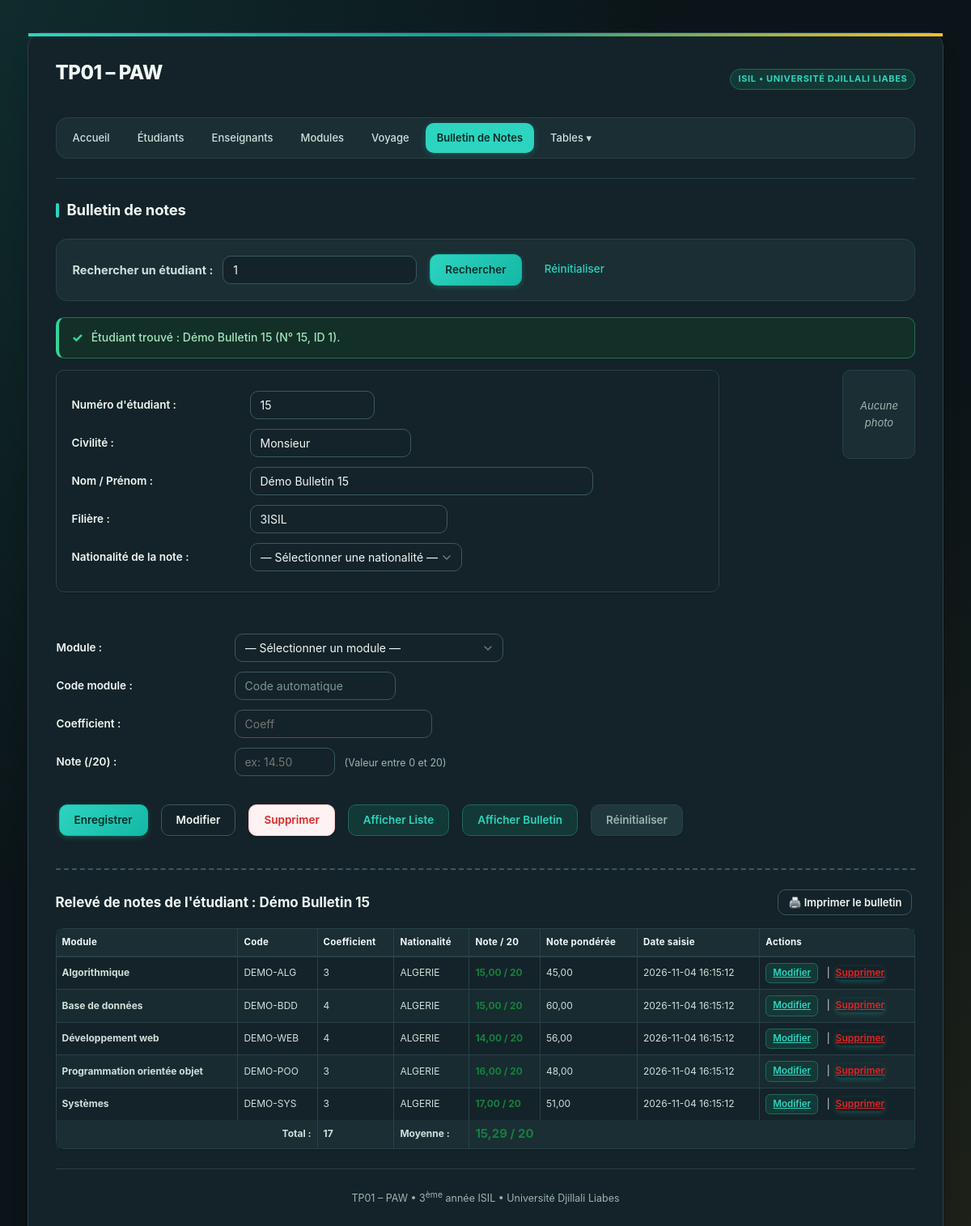
/bulletin/bulletin.php?id=1, run on the app's committed database.
### tables this page shows
CREATE TABLE IF NOT EXISTS personne (
  id               INT AUTO_INCREMENT PRIMARY KEY,
  numero           VARCHAR(10)  NOT NULL,
  civilite         VARCHAR(15)  NOT NULL,
  nom_prenom       VARCHAR(80)  NOT NULL,
  adresse          VARCHAR(150) NOT NULL,
  code_postal      VARCHAR(10)  NOT NULL,
  localite         VARCHAR(60)  NOT NULL,
  pays             VARCHAR(40)  NOT NULL,
  plateformes      VARCHAR(100) DEFAULT '',
  applications     VARCHAR(255) DEFAULT '',
  transport        VARCHAR(20)  NOT NULL DEFAULT '',
  sport            VARCHAR(40)  NOT NULL DEFAULT '',
  activites        VARCHAR(100) NOT NULL DEFAULT '',
  modules          VARCHAR(100) NOT NULL DEFAULT '',
  groupe_sanguin   VARCHAR(10)  NOT NULL DEFAULT '',
  modele_voiture   VARCHAR(150) NOT NULL DEFAULT '',
  filiere          VARCHAR(30)  NOT NULL DEFAULT '',
  nationalite_code VARCHAR(3)   NOT NULL,
  photo            VARCHAR(100) DEFAULT NULL,
   
  CONSTRAINT fk_personne_nationalite
    FOREIGN KEY (nationalite_code) REFERENCES nationalite(code)
    ON UPDATE CASCADE ON DELETE RESTRICT
);

CREATE TABLE IF NOT EXISTS note (
  id          INT AUTO_INCREMENT PRIMARY KEY,
  etudiant_id INT NOT NULL,
  module_id   INT NOT NULL,
  nationalite_code VARCHAR(3) NULL,
  note        DECIMAL(4, 2) NOT NULL,
  date_saisie TIMESTAMP DEFAULT CURRENT_TIMESTAMP ON UPDATE CURRENT_TIMESTAMP,
  CONSTRAINT fk_note_etudiant
    FOREIGN KEY (etudiant_id) REFERENCES personne(id)
    ON UPDATE CASCADE ON DELETE CASCADE,
  CONSTRAINT fk_note_module
    FOREIGN KEY (module_id) REFERENCES module(id)
    ON UPDATE CASCADE ON DELETE RESTRICT,
  CONSTRAINT fk_note_nationalite
    FOREIGN KEY (nationalite_code) REFERENCES nationalite(code)
    ON UPDATE CASCADE ON DELETE SET NULL,
  CONSTRAINT uk_etudiant_module UNIQUE (etudiant_id, module_id)
);

CREATE TABLE IF NOT EXISTS module (
  id             INT AUTO_INCREMENT PRIMARY KEY,
  code_module    VARCHAR(20)  NOT NULL,
  designation    VARCHAR(100) NOT NULL,
  coefficient    INT          NOT NULL DEFAULT 1,
  volume_horaire INT          NOT NULL DEFAULT 0,
  filiere        VARCHAR(50)  NOT NULL
);

CREATE TABLE IF NOT EXISTS nationalite (
  code    VARCHAR(3)  NOT NULL PRIMARY KEY,
  libelle VARCHAR(40) NOT NULL
);

### includes/fonctions.php (called while the page is built, shortened)
<?php
function h($texte): string
{
    return htmlspecialchars((string)$texte, ENT_QUOTES, 'UTF-8');
}

### bulletin/bulletin.php (the view, shortened to what this page needs)
<?php
require_once __DIR__ . '/../config/database.php';
require_once __DIR__ . '/../includes/fonctions.php';
$stmtModules = $pdo->query('SELECT id, code_module, designation, coefficient, filiere FROM module ORDER BY designation ASC');
$modules = $stmtModules ? $stmtModules->fetchAll() : [];
$termeRecherche = trim((string)($_GET['recherche'] ?? $_GET['id'] ?? $_GET['etudiant_id'] ?? ''));
$erreurRecherche = null;
$succesRecherche = null;
$etudiant = null;
$notesEtudiant = [];
if ($termeRecherche !== '') {
    if (ctype_digit($termeRecherche)) {
        $stmt = $pdo->prepare('SELECT * FROM personne WHERE id = :id OR numero = :num LIMIT 1');
        $stmt->execute([
            ':id'  => (int)$termeRecherche,
            ':num' => $termeRecherche,
        ]);
        $etudiant = $stmt->fetch() ?: null;
    }
    if ($etudiant) {
        $succesRecherche = "Étudiant trouvé : " . $etudiant['nom_prenom'] . " (N° " . $etudiant['numero'] . ", ID " . $etudiant['id'] . ").";
        $stmtNotes = $pdo->prepare('
            SELECT n.id AS note_id, n.note, n.date_saisie, n.nationalite_code,
                   nat.libelle AS nationalite,
                   m.id AS module_id, m.code_module, m.designation, m.coefficient
            FROM note n
            JOIN module m ON m.id = n.module_id
            LEFT JOIN nationalite nat ON nat.code = n.nationalite_code
            WHERE n.etudiant_id = :eid
            ORDER BY m.designation ASC
        ');
        $stmtNotes->execute([':eid' => $etudiant['id']]);
        $notesEtudiant = $stmtNotes->fetchAll();
    } else {
        $erreurRecherche = "Aucun étudiant trouvé pour « " . $termeRecherche . " ». Vérifiez le numéro ou l'identifiant.";
    }
}
$currentCodeModule = '';
$currentCoeff      = '';
$currentNote       = '';
$base  = '../';
require __DIR__ . '/../includes/header.php';
?>
<form method="get" action="bulletin.php" class="form-recherche" style="margin-bottom: 20px;">
    <label for="recherche-etudiant"><strong>Rechercher un étudiant :</strong></label>
    <input type="text" name="recherche" id="recherche-etudiant" value="<?= h($termeRecherche) ?>" placeholder="ID ou Numéro d'étudiant..." style="width: 240px;" required>
    <button type="submit">Rechercher</button>
    <?php if ($termeRecherche !== ''): ?>
        <a href="bulletin.php" style="margin-left: 12px; font-size: 13.5px;">Réinitialiser</a>
    <?php endif; ?>
</form>
<?php if ($erreurRecherche): ?>
    <p class="erreur"><?= h($erreurRecherche) ?></p>
<?php elseif ($succesRecherche): ?>
    <p class="ok"><?= h($succesRecherche) ?></p>
<?php endif; ?>
<form id="form-bulletin" method="post" action="enregistrer.php">
    <div class="bulletin-student-header">
        <table class="formulaire bulletin-student-info">
        <tr>
            <td>Numéro d'étudiant :</td>
            <td>
                <input type="text" name="numero" id="numero" size="10" maxlength="10" placeholder="ex: 15" value="<?= h($etudiant['numero'] ?? '') ?>" readonly required>
            </td>
        </tr>
        <tr>
            <td>Civilité :</td>
            <td>
                <input type="text" name="civilite" id="civilite" size="15" value="<?= h($etudiant['civilite'] ?? '') ?>" readonly placeholder="Monsieur / Madame">
            </td>
        </tr>
        <tr>
            <td>Nom / Prénom :</td>
            <td>
                <input type="text" name="nom_prenom" id="nom_prenom" size="40" maxlength="80" value="<?= h($etudiant['nom_prenom'] ?? '') ?>" readonly required placeholder="Nom et prénom de l'étudiant">
            </td>
        </tr>
        <tr>
            <td>Filière :</td>
            <td>
                <input type="text" name="filiere" id="filiere" size="20" value="<?= h($etudiant['filiere'] ?? '') ?>" readonly placeholder="ex: 3ISIL">
            </td>
        </tr>
        <tr>
            <td>Nationalité de la note :</td>
            <td>
                <select name="nationalite_code" id="nationalite_code" required>
                    <option value="">— Sélectionner une nationalité —</option>
                </select>
            </td>
        </tr>
        </table>
        <div id="cadre-photo" class="bulletin-student-photo">
            <?php if (!empty($etudiant['photo']) && file_exists(__DIR__ . '/../uploads/' . $etudiant['photo'])): ?>
                <img id="apercu" src="<?= $base ?>uploads/<?= h($etudiant['photo']) ?>" alt="Photo de <?= h($etudiant['nom_prenom']) ?>" style="display: block;">
            <?php else: ?>
                <div id="photo-placeholder" style="padding: 30px 10px; color: var(--text-muted); font-size: 13px;">
                    <?php if ($etudiant): ?>
                        <em>Aucune photo</em>
                    <?php else: ?>
                        <em>Photo étudiant</em>
                    <?php endif; ?>
                </div>
            <?php endif; ?>
        </div>
    </div>
    <table class="formulaire">
        <tr>
            <td>Module :</td>
            <td>
                <?php if (!$modules): ?>
                    <span class="erreur">Aucun module enregistré. <a href="../module/module.php">En ajouter un</a></span>
                <?php else: ?>
                    <select name="module_id" id="module_id" required>
                        <option value="">— Sélectionner un module —</option>
                    </select>
                <?php endif; ?>
            </td>
        </tr>
        <tr>
            <td>Code module :</td>
            <td>
                <input type="text" name="code_module" id="code_module" size="15" value="<?= h($currentCodeModule) ?>" readonly placeholder="Code automatique">
            </td>
        </tr>
        <tr>
            <td>Coefficient :</td>
            <td>
                <input type="number" name="coefficient" id="coefficient" size="5" value="<?= h($currentCoeff) ?>" readonly placeholder="Coeff">
            </td>
        </tr>
        <tr>
            <td>Note (/20) :</td>
            <td>
                <input type="number" step="0.01" min="0" max="20" name="note" id="note" size="8" placeholder="ex: 14.50" value="<?= h($currentNote) ?>" required>
                <span class="petit" style="color: var(--text-muted); margin-left: 8px;">(Valeur entre 0 et 20)</span>
            </td>
        </tr>
    </table>
    <div style="margin-top: 20px; display: flex; gap: 8px; flex-wrap: wrap; align-items: center;">
        <button type="submit" name="action" value="enregistrer" id="btn-enregistrer-note">Enregistrer</button>
        <button type="submit" name="action" value="modifier" formaction="enregistrer.php?action=modifier" id="btn-modifier-note">Modifier</button>
        <button type="submit" name="action" value="supprimer" formaction="supprimer.php" formnovalidate onclick="return confirm('Êtes-vous sûr de vouloir supprimer cette note ?');" id="btn-supprimer-note" style="background: #fef2f2; color: #dc2626; border-color: #fecaca;">Supprimer</button>
        <button type="submit" formaction="liste.php" formmethod="get" formnovalidate>Afficher Liste</button>
        <button type="submit" formaction="afficher_bulletin.php" formmethod="get" formnovalidate>Afficher Bulletin</button>
        <button type="reset" id="btn-reset-bulletin">Réinitialiser</button>
    </div>
</form>
<?php if ($etudiant && $notesEtudiant): ?>
    <div style="margin-top: 36px; padding-top: 20px; border-top: 2px dashed var(--border-medium);">
        <div style="display: flex; justify-content: space-between; align-items: center; flex-wrap: wrap; gap: 10px; margin-bottom: 12px;">
            <h3 style="margin: 0; color: var(--text-heading);">Relevé de notes de l'étudiant : <?= h($etudiant['nom_prenom']) ?></h3>
            <button type="button" onclick="window.print()" style="font-size: 13px; padding: 6px 12px;">🖨️ Imprimer le bulletin</button>
        </div>
        <table class="liste" style="width: 100%; margin-top: 10px;">
            <thead>
                <tr>
                    <th>Module</th>
                    <th>Code</th>
                    <th>Coefficient</th>
                    <th>Nationalité</th>
                    <th>Note / 20</th>
                    <th>Note pondérée</th>
                    <th>Date saisie</th>
                    <th>Actions</th>
                </tr>
            </thead>
            <tbody>
                <?php
                $totalCoeff = 0;
                $totalPoints = 0;
                foreach ($notesEtudiant as $ne):
                    $noteVal = (float)$ne['note'];
                    $coeffVal = (int)$ne['coefficient'];
                    $ponderee = $noteVal * $coeffVal;
                    $totalCoeff += $coeffVal;
                    $totalPoints += $ponderee;
                ?>
                    <tr>
                        <td><strong><?= h($ne['designation']) ?></strong></td>
                        <td><?= h($ne['code_module']) ?></td>
                        <td><?= h($ne['coefficient']) ?></td>
                        <td><?= h($ne['nationalite'] ?? '—') ?></td>
                        <td>
                            <strong style="color: <?= $noteVal >= 10 ? '#15803d' : '#b91c1c' ?>;">
                                <?= number_format($noteVal, 2, ',', ' ') ?> / 20
                            </strong>
                        </td>
                        <td><?= number_format($ponderee, 2, ',', ' ') ?></td>
                        <td><?= h($ne['date_saisie']) ?></td>
                        <td>
                            <a href="bulletin.php?id=<?= h($etudiant['id']) ?>&module_id=<?= h($ne['module_id']) ?>&note_id=<?= h($ne['note_id']) ?>" style="font-weight: 600; text-decoration: underline;">Modifier</a>
                            &nbsp;|&nbsp;
                            <form method="post" action="supprimer.php" style="display: inline;" onsubmit="return confirm('Supprimer la note du module <?= h($ne['designation']) ?> ?');">
                                <button type="submit" style="background: none; border: none; color: #dc2626; padding: 0; cursor: pointer; text-decoration: underline; font-size: inherit;">Supprimer</button>
                            </form>
                        </td>
                    </tr>
                <?php endforeach; ?>
            </tbody>
            <tfoot>
                <tr style="background: var(--bg-subtle); font-weight: bold;">
                    <td colspan="2" style="text-align: right;">Total :</td>
                    <td><?= $totalCoeff ?></td>
                    <td>Moyenne :</td>
                    <td colspan="4" style="font-size: 15px; color: <?= ($totalCoeff > 0 && ($totalPoints / $totalCoeff) >= 10) ? '#15803d' : '#b91c1c' ?>;">
                        <?= $totalCoeff > 0 ? number_format($totalPoints / $totalCoeff, 2, ',', ' ') . ' / 20' : '—' ?>
                    </td>
                </tr>
            </tfoot>
        </table>
    </div>
<?php elseif ($etudiant): ?>
    <p style="margin-top: 24px; color: var(--text-muted);">
        <em>Aucune note enregistrée pour le moment pour cet étudiant. Sélectionnez un module ci-dessus pour lui attribuer une note.</em>
    </p>
<?php endif; ?>
<?php require __DIR__ . '/../includes/footer.php'; ?>

### data on the page
personne: succesRecherche "Étudiant trouvé : Démo Bulletin 15 (N° 15, ID 1).", numero "15", civilite "Monsieur", nom_prenom "Démo Bulletin 15", filiere "3ISIL"
note: module.designation "Algorithmique", module.code_module "DEMO-ALG", module.coefficient "3", nationalite_code.libelle "ALGERIE", note "15,00", note.coefficient "45,00", date_saisie "2026-11-04 16:15:12"
note: module.designation "Base de données", module.code_module "DEMO-BDD", module.coefficient "4", nationalite_code.libelle "ALGERIE", note "15,00", note.coefficient "60,00", date_saisie "2026-11-04 16:15:12"
note: module.designation "Développement web", module.code_module "DEMO-WEB", module.coefficient "4", nationalite_code.libelle "ALGERIE", note "14,00", note.coefficient "56,00", date_saisie "2026-11-04 16:15:12"
note: module.designation "Programmation orientée objet", module.code_module "DEMO-POO", module.coefficient "3", nationalite_code.libelle "ALGERIE", note "16,00", note.coefficient "48,00", date_saisie "2026-11-04 16:15:12"
note: module.designation "Systèmes", module.code_module "DEMO-SYS", module.coefficient "3", nationalite_code.libelle "ALGERIE", note "17,00", note.coefficient "51,00", date_saisie "2026-11-04 16:15:12"

### other printed values
$titre "Bulletin de notes"
$totalCoeff "17"
$totalPoints / $totalCoeff "15,29"
